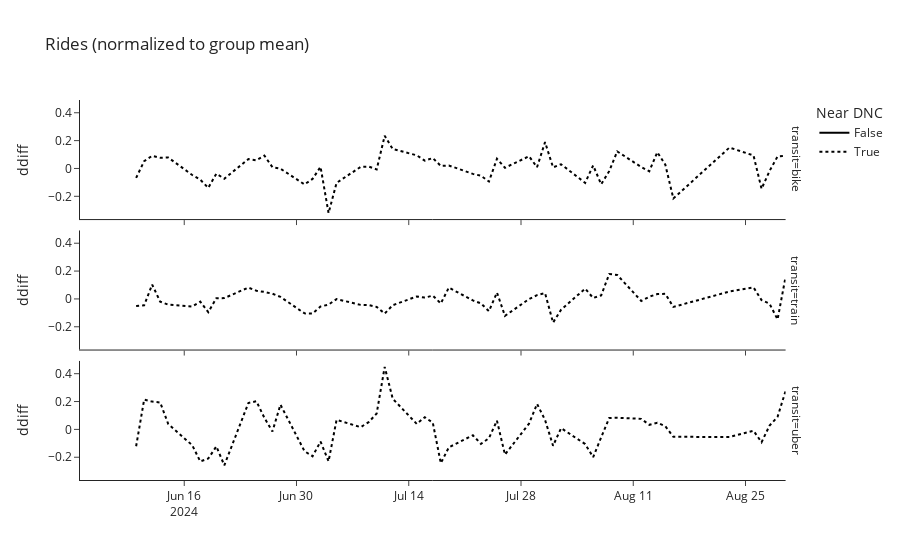

The code cell stored with this chart in its notebook:
### Markdown cell above
This looks pretty good. We dont need to take the literal derivative.

### Code cell
# But just to check, there is no sustained difference in slopes
diff_data = plot_data.groupby(['UCMP','transit'], as_index=False) \
    .apply(lambda x: 
        x.sort_values('date').assign(diff = x['demean'].diff(1))) \
    .groupby(['transit','date'], as_index=False).apply(lambda x:
        x.sort_values('UCMP').assign(ddiff = x['diff'].diff(1)))
chart = px.line(diff_data,
         x='date', y='ddiff', 
        line_dash='UCMP', facet_row='transit',
        color_discrete_sequence=['black'],
        title= 'difference in slopes',
        labels={'date':'', 'demean':'',
                'UCMP':'Near DNC'},
        template='simple_white')
chart

### Figure 1 — Plotly figure (JSON) as saved in the notebook; plotly's stock layout.template omitted (floating-point values rounded to 4 significant figures)
{"data": [{"hovertemplate": "Near DNC=False<br>transit=bike<br>=%{x}<br>ddiff=%{y}<extra></extra>", "legendgroup": "False", "line": {"color": "black", "dash": "solid"}, "marker": {"symbol": "circle"}, "mode": "lines", "name": "False", "orientation": "v", "showlegend": true, "type": "scatter", "x": ["2024-06-03", "2024-06-04", "2024-06-05", "2024-06-06", "2024-06-07", "2024-06-10", "2024-06-11", "2024-06-12", "2024-06-13", "2024-06-14", "2024-06-17", "2024-06-18", "2024-06-19", "2024-06-20", "2024-06-21", "2024-06-24", "2024-06-25", "2024-06-26", "2024-06-27", "2024-06-28", "2024-07-01", "2024-07-02", "2024-07-03", "2024-07-04", "2024-07-05", "2024-07-08", "2024-07-09", "2024-07-10", "2024-07-11", "2024-07-12", "2024-07-15", "2024-07-16", "2024-07-17", "2024-07-18", "2024-07-19", "2024-07-22", "2024-07-23", "2024-07-24", "2024-07-25", "2024-07-26", "2024-07-29", "2024-07-30", "2024-07-31", "2024-08-01", "2024-08-02", "2024-08-05", "2024-08-06", "2024-08-07", "2024-08-08", "2024-08-09", "2024-08-12", "2024-08-13", "2024-08-14", "2024-08-15", "2024-08-16", "2024-08-23", "2024-08-26", "2024-08-27", "2024-08-28", "2024-08-29", "2024-08-30"], "xaxis": "x3", "y": [null, null, null, null, null, null, null, null, null, null, null, null, null, null, null, null, null, null, null, null, null, null, null, null, null, null, null, null, null, null, null, null, null, null, null, null, null, null, null, null, null, null, null, null, null, null, null, null, null, null, null, null, null, null, null, null, null, null, null, null, null], "yaxis": "y3"}, {"hovertemplate": "Near DNC=False<br>transit=train<br>=%{x}<br>ddiff=%{y}<extra></extra>", "legendgroup": "False", "line": {"color": "black", "dash": "solid"}, "marker": {"symbol": "circle"}, "mode": "lines", "name": "False", "orientation": "v", "showlegend": false, "type": "scatter", "x": ["2024-06-03", "2024-06-04", "2024-06-05", "2024-06-06", "2024-06-07", "2024-06-10", "2024-06-11", "2024-06-12", "2024-06-13", "2024-06-14", "2024-06-17", "2024-06-18", "2024-06-19", "2024-06-20", "2024-06-21", "2024-06-24", "2024-06-25", "2024-06-26", "2024-06-27", "2024-06-28", "2024-07-01", "2024-07-02", "2024-07-03", "2024-07-04", "2024-07-05", "2024-07-08", "2024-07-09", "2024-07-10", "2024-07-11", "2024-07-12", "2024-07-15", "2024-07-16", "2024-07-17", "2024-07-18", "2024-07-19", "2024-07-22", "2024-07-23", "2024-07-24", "2024-07-25", "2024-07-26", "2024-07-29", "2024-07-30", "2024-07-31", "2024-08-01", "2024-08-02", "2024-08-05", "2024-08-06", "2024-08-07", "2024-08-08", "2024-08-09", "2024-08-12", "2024-08-13", "2024-08-14", "2024-08-15", "2024-08-16", "2024-08-23", "2024-08-26", "2024-08-27", "2024-08-28", "2024-08-29", "2024-08-30"], "xaxis": "x2", "y": [null, null, null, null, null, null, null, null, null, null, null, null, null, null, null, null, null, null, null, null, null, null, null, null, null, null, null, null, null, null, null, null, null, null, null, null, null, null, null, null, null, null, null, null, null, null, null, null, null, null, null, null, null, null, null, null, null, null, null, null, null], "yaxis": "y2"}, {"hovertemplate": "Near DNC=False<br>transit=uber<br>=%{x}<br>ddiff=%{y}<extra></extra>", "legendgroup": "False", "line": {"color": "black", "dash": "solid"}, "marker": {"symbol": "circle"}, "mode": "lines", "name": "False", "orientation": "v", "showlegend": false, "type": "scatter", "x": ["2024-06-03", "2024-06-04", "2024-06-05", "2024-06-06", "2024-06-07", "2024-06-10", "2024-06-11", "2024-06-12", "2024-06-13", "2024-06-14", "2024-06-17", "2024-06-18", "2024-06-19", "2024-06-20", "2024-06-21", "2024-06-24", "2024-06-25", "2024-06-26", "2024-06-27", "2024-06-28", "2024-07-01", "2024-07-02", "2024-07-03", "2024-07-04", "2024-07-05", "2024-07-08", "2024-07-09", "2024-07-10", "2024-07-11", "2024-07-12", "2024-07-15", "2024-07-16", "2024-07-17", "2024-07-18", "2024-07-19", "2024-07-22", "2024-07-23", "2024-07-24", "2024-07-25", "2024-07-26", "2024-07-29", "2024-07-30", "2024-07-31", "2024-08-01", "2024-08-02", "2024-08-05", "2024-08-06", "2024-08-07", "2024-08-08", "2024-08-09", "2024-08-12", "2024-08-13", "2024-08-14", "2024-08-15", "2024-08-16", "2024-08-23", "2024-08-26", "2024-08-27", "2024-08-28", "2024-08-29", "2024-08-30"], "xaxis": "x", "y": [null, null, null, null, null, null, null, null, null, null, null, null, null, null, null, null, null, null, null, null, null, null, null, null, null, null, null, null, null, null, null, null, null, null, null, null, null, null, null, null, null, null, null, null, null, null, null, null, null, null, null, null, null, null, null, null, null, null, null, null, null], "yaxis": "y"}, {"hovertemplate": "Near DNC=True<br>transit=bike<br>=%{x}<br>ddiff=%{y}<extra></extra>", "legendgroup": "True", "line": {"color": "black", "dash": "dot"}, "marker": {"symbol": "circle"}, "mode": "lines", "name": "True", "orientation": "v", "showlegend": true, "type": "scatter", "x": ["2024-06-03", "2024-06-04", "2024-06-05", "2024-06-06", "2024-06-07", "2024-06-10", "2024-06-11", "2024-06-12", "2024-06-13", "2024-06-14", "2024-06-17", "2024-06-18", "2024-06-19", "2024-06-20", "2024-06-21", "2024-06-24", "2024-06-25", "2024-06-26", "2024-06-27", "2024-06-28", "2024-07-01", "2024-07-02", "2024-07-03", "2024-07-04", "2024-07-05", "2024-07-08", "2024-07-09", "2024-07-10", "2024-07-11", "2024-07-12", "2024-07-15", "2024-07-16", "2024-07-17", "2024-07-18", "2024-07-19", "2024-07-22", "2024-07-23", "2024-07-24", "2024-07-25", "2024-07-26", "2024-07-29", "2024-07-30", "2024-07-31", "2024-08-01", "2024-08-02", "2024-08-05", "2024-08-06", "2024-08-07", "2024-08-08", "2024-08-09", "2024-08-12", "2024-08-13", "2024-08-14", "2024-08-15", "2024-08-16", "2024-08-23", "2024-08-26", "2024-08-27", "2024-08-28", "2024-08-29", "2024-08-30"], "xaxis": "x3", "y": [null, null, null, null, null, -0.06797, 0.05236, 0.09057, 0.07691, 0.07855, -0.04701, -0.08042, -0.1393, -0.03761, -0.07347, 0.06724, 0.05874, 0.09168, 0.008966, -0.001611, -0.1147, -0.07529, 0.01152, -0.3207, -0.1034, 0.01135, 0.01382, -0.00709, 0.2345, 0.1398, 0.0941, 0.05608, 0.07478, 0.01809, 0.02138, -0.03912, -0.05192, -0.09373, 0.06945, 0.004691, 0.08766, 0.008921, 0.1889, 0.00791, 0.03005, -0.1033, 0.02134, -0.1134, -0.01951, 0.1225, 0.01013, -0.02016, 0.1168, 0.02661, -0.2156, 0.1502, 0.09303, -0.1462, -0.01792, 0.08659, 0.09063], "yaxis": "y3"}, {"hovertemplate": "Near DNC=True<br>transit=train<br>=%{x}<br>ddiff=%{y}<extra></extra>", "legendgroup": "True", "line": {"color": "black", "dash": "dot"}, "marker": {"symbol": "circle"}, "mode": "lines", "name": "True", "orientation": "v", "showlegend": false, "type": "scatter", "x": ["2024-06-03", "2024-06-04", "2024-06-05", "2024-06-06", "2024-06-07", "2024-06-10", "2024-06-11", "2024-06-12", "2024-06-13", "2024-06-14", "2024-06-17", "2024-06-18", "2024-06-19", "2024-06-20", "2024-06-21", "2024-06-24", "2024-06-25", "2024-06-26", "2024-06-27", "2024-06-28", "2024-07-01", "2024-07-02", "2024-07-03", "2024-07-04", "2024-07-05", "2024-07-08", "2024-07-09", "2024-07-10", "2024-07-11", "2024-07-12", "2024-07-15", "2024-07-16", "2024-07-17", "2024-07-18", "2024-07-19", "2024-07-22", "2024-07-23", "2024-07-24", "2024-07-25", "2024-07-26", "2024-07-29", "2024-07-30", "2024-07-31", "2024-08-01", "2024-08-02", "2024-08-05", "2024-08-06", "2024-08-07", "2024-08-08", "2024-08-09", "2024-08-12", "2024-08-13", "2024-08-14", "2024-08-15", "2024-08-16", "2024-08-23", "2024-08-26", "2024-08-27", "2024-08-28", "2024-08-29", "2024-08-30"], "xaxis": "x2", "y": [null, null, null, null, null, -0.05037, -0.04606, 0.1031, -0.01973, -0.04086, -0.05409, -0.01944, -0.09538, 0.004889, 0.006103, 0.08167, 0.05871, 0.05021, 0.03728, 0.0146, -0.1037, -0.1046, -0.05464, -0.04075, -0.001074, -0.04259, -0.04399, -0.05742, -0.1051, -0.04522, 0.0175, 0.009454, 0.02399, -0.03273, 0.08139, -0.01097, -0.03195, -0.08788, 0.04613, -0.1216, -0.001089, 0.02713, 0.0421, -0.1704, -0.07761, 0.074, 0.006637, 0.02548, 0.1785, 0.1722, -0.01459, 0.01584, 0.03483, 0.03632, -0.05735, 0.05307, 0.08281, -0.008594, -0.03466, -0.1469, 0.1588], "yaxis": "y2"}, {"hovertemplate": "Near DNC=True<br>transit=uber<br>=%{x}<br>ddiff=%{y}<extra></extra>", "legendgroup": "True", "line": {"color": "black", "dash": "dot"}, "marker": {"symbol": "circle"}, "mode": "lines", "name": "True", "orientation": "v", "showlegend": false, "type": "scatter", "x": ["2024-06-03", "2024-06-04", "2024-06-05", "2024-06-06", "2024-06-07", "2024-06-10", "2024-06-11", "2024-06-12", "2024-06-13", "2024-06-14", "2024-06-17", "2024-06-18", "2024-06-19", "2024-06-20", "2024-06-21", "2024-06-24", "2024-06-25", "2024-06-26", "2024-06-27", "2024-06-28", "2024-07-01", "2024-07-02", "2024-07-03", "2024-07-04", "2024-07-05", "2024-07-08", "2024-07-09", "2024-07-10", "2024-07-11", "2024-07-12", "2024-07-15", "2024-07-16", "2024-07-17", "2024-07-18", "2024-07-19", "2024-07-22", "2024-07-23", "2024-07-24", "2024-07-25", "2024-07-26", "2024-07-29", "2024-07-30", "2024-07-31", "2024-08-01", "2024-08-02", "2024-08-05", "2024-08-06", "2024-08-07", "2024-08-08", "2024-08-09", "2024-08-12", "2024-08-13", "2024-08-14", "2024-08-15", "2024-08-16", "2024-08-23", "2024-08-26", "2024-08-27", "2024-08-28", "2024-08-29", "2024-08-30"], "xaxis": "x", "y": [null, null, null, null, null, -0.121, 0.2141, 0.1996, 0.1933, 0.03944, -0.1141, -0.23, -0.2091, -0.1224, -0.2579, 0.1896, 0.2019, 0.08262, -0.01526, 0.1777, -0.1568, -0.1928, -0.08774, -0.2294, 0.06869, 0.01582, 0.05177, 0.1141, 0.4488, 0.2202, 0.03946, 0.08779, 0.04765, -0.2428, -0.1288, -0.04229, -0.1039, -0.06331, 0.06297, -0.1811, 0.04138, 0.1834, 0.06806, -0.1178, 0.009153, -0.1054, -0.1993, -0.05722, 0.08208, 0.08346, 0.07557, 0.03268, 0.04813, 0.02263, -0.0536, -0.054, -0.009752, -0.09242, 0.02736, 0.0901, 0.276], "yaxis": "y"}], "layout": {"annotations": [{"font": {}, "showarrow": false, "text": "transit=uber", "textangle": 90, "x": 0.98, "xanchor": "left", "xref": "paper", "y": 0.1567, "yanchor": "middle", "yref": "paper"}, {"font": {}, "showarrow": false, "text": "transit=train", "textangle": 90, "x": 0.98, "xanchor": "left", "xref": "paper", "y": 0.5, "yanchor": "middle", "yref": "paper"}, {"font": {}, "showarrow": false, "text": "transit=bike", "textangle": 90, "x": 0.98, "xanchor": "left", "xref": "paper", "y": 0.8433, "yanchor": "middle", "yref": "paper"}], "legend": {"title": {"text": "Near DNC"}, "tracegroupgap": 0}, "title": {"text": "Rides (normalized to group mean)"}, "xaxis": {"anchor": "y", "domain": [0, 0.98], "title": {"text": ""}}, "xaxis2": {"anchor": "y2", "domain": [0, 0.98], "matches": "x", "showticklabels": false}, "xaxis3": {"anchor": "y3", "domain": [0, 0.98], "matches": "x", "showticklabels": false}, "yaxis": {"anchor": "x", "domain": [0, 0.3133], "title": {"text": "ddiff"}}, "yaxis2": {"anchor": "x2", "domain": [0.3433, 0.6567], "matches": "y", "title": {"text": "ddiff"}}, "yaxis3": {"anchor": "x3", "domain": [0.6867, 1.0], "matches": "y", "title": {"text": "ddiff"}}}}
